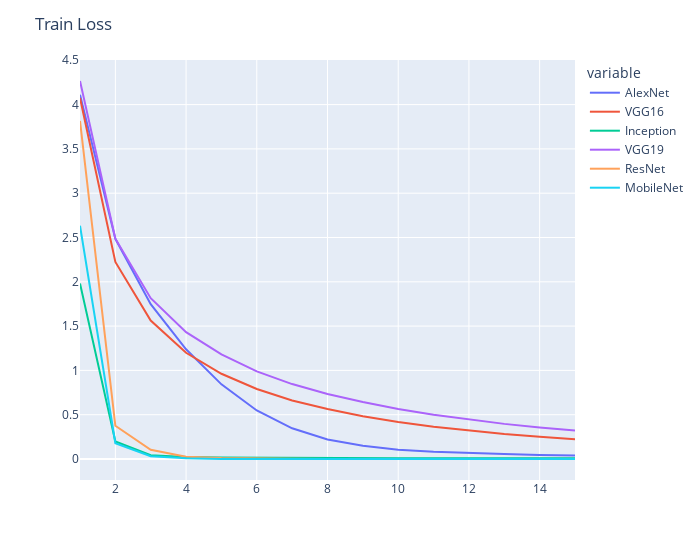

Here is the notebook cell this chart was saved with:
### Code cell
fig = px.line(loss_df, x=epochs, y=labels, width=700)
fig.update_layout(title='Train Loss', xaxis_title="", yaxis_title="")
fig.show()

### Figure 1 — Plotly figure (JSON) as saved in the notebook; plotly's stock layout.template omitted (floating-point values rounded to 4 significant figures)
{"data": [{"hovertemplate": "variable=AlexNet<br>x=%{x}<br>value=%{y}<extra></extra>", "legendgroup": "AlexNet", "line": {"color": "#636efa", "dash": "solid"}, "mode": "lines", "name": "AlexNet", "orientation": "v", "showlegend": true, "type": "scatter", "x": [1, 2, 3, 4, 5, 6, 7, 8, 9, 10, 11, 12, 13, 14, 15], "xaxis": "x", "y": [4.112, 2.486, 1.747, 1.238, 0.8427, 0.548, 0.3465, 0.22, 0.1489, 0.1046, 0.08144, 0.06584, 0.05523, 0.04603, 0.04075], "yaxis": "y"}, {"hovertemplate": "variable=VGG16<br>x=%{x}<br>value=%{y}<extra></extra>", "legendgroup": "VGG16", "line": {"color": "#EF553B", "dash": "solid"}, "mode": "lines", "name": "VGG16", "orientation": "v", "showlegend": true, "type": "scatter", "x": [1, 2, 3, 4, 5, 6, 7, 8, 9, 10, 11, 12, 13, 14, 15], "xaxis": "x", "y": [4.075, 2.224, 1.563, 1.199, 0.9619, 0.7897, 0.6605, 0.5642, 0.4816, 0.4172, 0.3631, 0.3196, 0.281, 0.2501, 0.2233], "yaxis": "y"}, {"hovertemplate": "variable=Inception<br>x=%{x}<br>value=%{y}<extra></extra>", "legendgroup": "Inception", "line": {"color": "#00cc96", "dash": "solid"}, "mode": "lines", "name": "Inception", "orientation": "v", "showlegend": true, "type": "scatter", "x": [1, 2, 3, 4, 5, 6, 7, 8, 9, 10, 11, 12, 13, 14, 15], "xaxis": "x", "y": [1.981, 0.1987, 0.04352, 0.02316, 0.0175, 0.01446, 0.0125, 0.01098, 0.01019, 0.009491, 0.009078, 0.008687, 0.008448, 0.00821, 0.008061], "yaxis": "y"}, {"hovertemplate": "variable=VGG19<br>x=%{x}<br>value=%{y}<extra></extra>", "legendgroup": "VGG19", "line": {"color": "#ab63fa", "dash": "solid"}, "mode": "lines", "name": "VGG19", "orientation": "v", "showlegend": true, "type": "scatter", "x": [1, 2, 3, 4, 5, 6, 7, 8, 9, 10, 11, 12, 13, 14, 15], "xaxis": "x", "y": [4.266, 2.487, 1.815, 1.432, 1.18, 0.9891, 0.8456, 0.7331, 0.6423, 0.5646, 0.5, 0.4448, 0.3964, 0.3556, 0.3206], "yaxis": "y"}, {"hovertemplate": "variable=ResNet<br>x=%{x}<br>value=%{y}<extra></extra>", "legendgroup": "ResNet", "line": {"color": "#FFA15A", "dash": "solid"}, "mode": "lines", "name": "ResNet", "orientation": "v", "showlegend": true, "type": "scatter", "x": [1, 2, 3, 4, 5, 6, 7, 8, 9, 10, 11, 12, 13, 14, 15], "xaxis": "x", "y": [3.815, 0.3751, 0.1047, 0.02628, 0.01069, 0.003451, 0.002424, 0.0001878, 0.0005215, 1.238e-05, 1.116e-05, 1.023e-05, 1.023e-05, 1.023e-05, 1.023e-05], "yaxis": "y"}, {"hovertemplate": "variable=MobileNet<br>x=%{x}<br>value=%{y}<extra></extra>", "legendgroup": "MobileNet", "line": {"color": "#19d3f3", "dash": "solid"}, "mode": "lines", "name": "MobileNet", "orientation": "v", "showlegend": true, "type": "scatter", "x": [1, 2, 3, 4, 5, 6, 7, 8, 9, 10, 11, 12, 13, 14, 15], "xaxis": "x", "y": [2.632, 0.1778, 0.03072, 0.009351, 0.001378, 0.002327, 8.717e-05, 2.504e-05, 2.307e-05, 2.155e-05, 2.062e-05, 1.982e-05, 1.93e-05, 1.882e-05, 1.85e-05], "yaxis": "y"}], "layout": {"legend": {"title": {"text": "variable"}, "tracegroupgap": 0}, "margin": {"t": 60}, "title": {"text": "Train Loss"}, "width": 700, "xaxis": {"anchor": "y", "domain": [0, 1], "title": {"text": ""}}, "yaxis": {"anchor": "x", "domain": [0, 1], "title": {"text": ""}}}}
